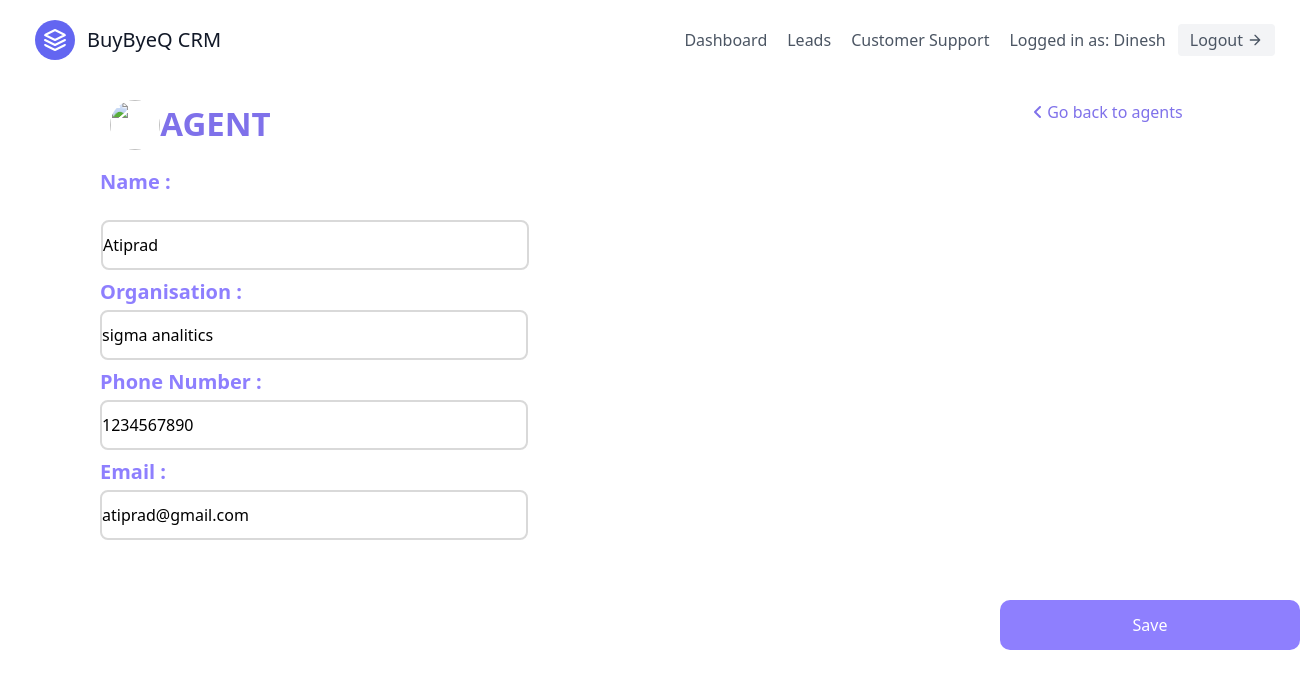
/agents/3/ (signed in), run on the app's committed database.
### agents/models.py (models this page shows, shortened)
class agent(models.Model):
    user = models.OneToOneField(User, on_delete=models.CASCADE , primary_key=True)
    agent_name = models.CharField(max_length = 20)
    organisation = models.CharField(max_length = 30 )
    phone_number = models.CharField(max_length=10)
    email = models.EmailField(null=True, max_length=50)

### agents/views.py (the view)
# urls.py: path('<int:pk>/', agentdetail, name='agent-detail'),
@login_required(login_url='login')
def agentdetail(request,pk):
    agents = agent.objects.get(user_id=pk)
    form = agentupdateform(instance=agents)
    if request.method =="POST":
        form = agentupdateform(request.POST, instance=agents)
        if form.is_valid():
            form.save()
            return redirect("agents:agent-list")
    context = {
        "form":form,
        "agents" : agents
    }
    return render(request, "agents/agent_detail.html", context)

### agents/forms.py
class agentupdateform(forms.ModelForm):
    class Meta:
        model = agent
        fields = (
            'user',
            'agent_name',
            'organisation',
            'phone_number',
            'email',
        )
        widgets = {
            'user' : forms.HiddenInput(attrs={'id' : 'agent_id'}),
            'email' : forms.EmailInput(attrs={'class':"box" , 'style':'left: 100px; top: 490px;'}),
            'agent_name' : forms.TextInput(attrs={'class':'box', 'style':'top: 220px; left: 101px;'}),
            'organisation': forms.TextInput(attrs={'class':"box" , 'style':'left: 100px; top: 310px;'}),
            'phone_number': forms.NumberInput(attrs={'class':"box" , 'style':'left: 100px; top: 400px;'}),
        }

### agents/templates/agents/agent_detail.html (shortened to what this page needs)
{% extends "base.html" %}
{% block content %}
<link rel="stylesheet" href="https://cdnjs.cloudflare.com/ajax/libs/font-awesome/6.1.1/css/all.min.css" />
<body class="page">
  <h1 class="head">AGENT</h1>
  <img class="icon" src="https://thumbs.dreamstime.com/b/salesman-salesman-icon-147167439.jpg"></img>
  <form method="post" action=".">
    <div>
        <lable class="name" style="left: 100px; top: 170px;">Name : </lable>
        {{ form.agent_name }}
        <lable class="name" style="left: 100px; top: 280px;" >Organisation : </lable>
        {{ form.organisation }}
        <lable class="name" style="left: 100px; top: 370px;">Phone Number : </lable>
        {{ form.phone_number }}
        <lable class="name" style="left: 100px; top: 460px;">Email : </lable>
        {{ form.email }}
    </div>
    <button class="btn" type="submit"></i>Save</button>
    <a href="{% url 'agents:agent-list' %}" class="btn2"><i class="fa-solid fa-angle-left"></i>  Go back to agents</a>
  </form>
</body>
{% endblock %}

### templates/navbar.html (shortened to what this page needs)
<header class="text-gray-600 body-font">
  <div class="container mx-auto flex flex-wrap p-5 flex-col md:flex-row items-center">
    <a class="flex title-font font-medium items-center text-gray-900 mb-4 md:mb-0">
      <svg xmlns="http://www.w3.org/2000/svg" fill="none" stroke="currentColor" stroke-linecap="round" stroke-linejoin="round" stroke-width="2" class="w-10 h-10 text-white p-2 bg-indigo-500 rounded-full" viewBox="0 0 24 24">
        <path d="M12 2L2 7l10 5 10-5-10-5zM2 17l10 5 10-5M2 12l10 5 10-5"></path>
      </svg>
      <span class="ml-3 text-xl">BuyByeQ CRM</span>
    </a>
    <nav class="md:ml-auto flex flex-wrap items-center text-base justify-center">
      {% if not request.user.is_authenticated %}
        <a href="{% url 'signup' %}" class="mr-5 hover:text-gray-900">Signup</a>
      {% else %}
      {% if request.user.is_staff %}
        <a href="{% url 'dashboard' %}" class="mr-5 hover:text-gray-900">Dashboard</a>
        <a href="#" class="mr-5 hover:text-gray-900">Product</a>
        <a href="{% url 'agents:agent-list' %}" class="mr-5 hover:text-gray-900">Agents</a>
        <a href="{% url 'leads:lead-list' %}" class="mr-5 hover:text-gray-900">Leads</a>
      {%else%}
        <a href="{% url 'agent-dashboard' %}" class="mr-5 hover:text-gray-900">Dashboard</a>
        <a href="{% url 'leads:lead-list' %}" class="mr-5 hover:text-gray-900">Leads</a>
        <a href="{% url 'index' %}" class="mr-5 hover:text-gray-900">Customer Support</a>
      {%endif%}
      {% endif %}
    </nav>
    {% if request.user.is_authenticated %}
      Logged in as: {{ request.user.username }}
      <a href="{% url 'logout' %}" class="ml-3 inline-flex items-center bg-gray-100 border-0 py-1 px-3 focus:outline-none hover:bg-gray-200 rounded text-base mt-4 md:mt-0">
        Logout
        <svg fill="none" stroke="currentColor" stroke-linecap="round" stroke-linejoin="round" stroke-width="2" class="w-4 h-4 ml-1" viewBox="0 0 24 24">
          <path d="M5 12h14M12 5l7 7-7 7"></path>
        </svg>
      </a>
    {% endif %}
  </div>
</header>

### agents/templates/agents/agent_detail.html (style rules this page uses)
.box { box-sizing: border-box; position: absolute; width: 428px; height: 50px; border-style: outset; border: 2px solid #D9D9D9; border-radius: 8px; }
.head { position: absolute; width: 211px; height: 48px; left: 110px; top: 100px; font-weight: 700; font-size: 33px; line-height: 48px; text-align: center; color: #7F71EA; }
.btn { position: absolute; width: 300px; height: 50px; left: 1000px; top: 600px; background: #8E7FFE; color: #FFFFFF; border-radius: 10px; }
.name { position: absolute; width: 180px; height: 29px; font-weight: 600; font-size: 20px; line-height: 24px; color: #8E7FFE; }
.icon { position: absolute; vertical-align: middle; width: 50px; height: 50px; left: 110px; top: 100px; border-radius: 50%; }
.btn2 { position: absolute; left: 1033px; top: 100px; color: #7F71EA; cursor: pointer; }

### data on the page
agent: agent_name "Atiprad", organisation "sigma analitics", phone_number "1234567890", email "atiprad@gmail.com"

### other printed values
{{ request.user.username }} "Dinesh"
